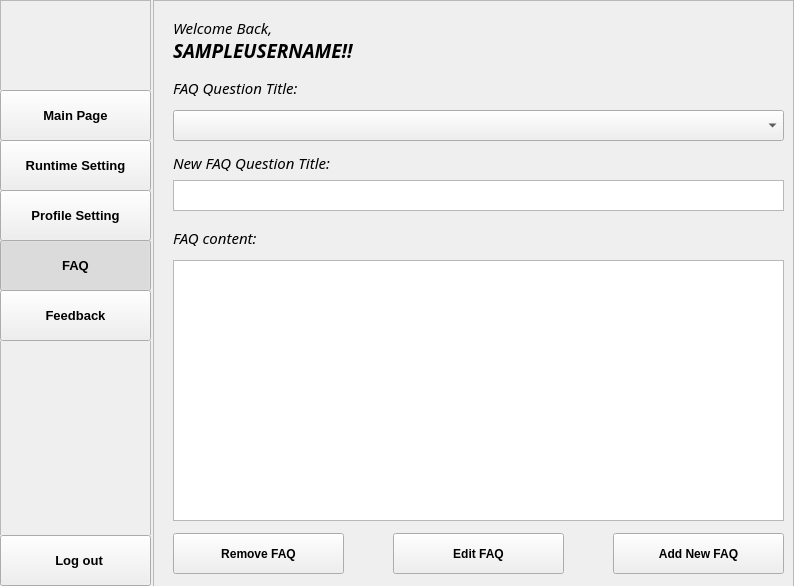
<?xml version="1.0" encoding="UTF-8"?>
<ui version="4.0">
 <class>admin_faq_page</class>
 <widget class="QMainWindow" name="admin_faq_page">
  <property name="geometry">
   <rect>
    <x>0</x>
    <y>0</y>
    <width>794</width>
    <height>586</height>
   </rect>
  </property>
  <property name="windowTitle">
   <string>MainWindow</string>
  </property>
  <widget class="QWidget" name="centralwidget">
   <widget class="QFrame" name="frame_2">
    <property name="geometry">
     <rect>
      <x>153</x>
      <y>0</y>
      <width>641</width>
      <height>591</height>
     </rect>
    </property>
    <property name="frameShape">
     <enum>QFrame::StyledPanel</enum>
    </property>
    <property name="frameShadow">
     <enum>QFrame::Raised</enum>
    </property>
    <widget class="QLabel" name="label_4">
     <property name="geometry">
      <rect>
       <x>20</x>
       <y>20</y>
       <width>131</width>
       <height>16</height>
      </rect>
     </property>
     <property name="font">
      <font>
       <family>Rockwell</family>
       <pointsize>11</pointsize>
       <italic>true</italic>
      </font>
     </property>
     <property name="text">
      <string>Welcome Back,</string>
     </property>
    </widget>
    <widget class="QLabel" name="lblUsername">
     <property name="geometry">
      <rect>
       <x>20</x>
       <y>40</y>
       <width>431</width>
       <height>21</height>
      </rect>
     </property>
     <property name="font">
      <font>
       <family>Rockwell</family>
       <pointsize>14</pointsize>
       <weight>75</weight>
       <italic>true</italic>
       <bold>true</bold>
      </font>
     </property>
     <property name="text">
      <string>SAMPLEUSERNAME!!</string>
     </property>
    </widget>
    <widget class="QLabel" name="label_2">
     <property name="geometry">
      <rect>
       <x>0</x>
       <y>0</y>
       <width>811</width>
       <height>591</height>
      </rect>
     </property>
     <property name="styleSheet">
      <string notr="true">background-image: url(:/backgournds/FlyTranslate-logo/background_image.png);</string>
     </property>
     <property name="text">
      <string/>
     </property>
     <property name="scaledContents">
      <bool>true</bool>
     </property>
    </widget>
    <widget class="QComboBox" name="cbbFAQ">
     <property name="geometry">
      <rect>
       <x>20</x>
       <y>110</y>
       <width>611</width>
       <height>31</height>
      </rect>
     </property>
    </widget>
    <widget class="QTextEdit" name="txtFAQ">
     <property name="geometry">
      <rect>
       <x>20</x>
       <y>260</y>
       <width>611</width>
       <height>261</height>
      </rect>
     </property>
    </widget>
    <widget class="QLabel" name="label_5">
     <property name="geometry">
      <rect>
       <x>20</x>
       <y>80</y>
       <width>171</width>
       <height>16</height>
      </rect>
     </property>
     <property name="font">
      <font>
       <family>Rockwell</family>
       <pointsize>11</pointsize>
       <italic>true</italic>
      </font>
     </property>
     <property name="text">
      <string>FAQ Question Title:</string>
     </property>
    </widget>
    <widget class="QTextEdit" name="txtFAQTitle">
     <property name="geometry">
      <rect>
       <x>20</x>
       <y>180</y>
       <width>611</width>
       <height>31</height>
      </rect>
     </property>
    </widget>
    <widget class="QLabel" name="lblNewFAQTitle">
     <property name="geometry">
      <rect>
       <x>20</x>
       <y>155</y>
       <width>211</width>
       <height>16</height>
      </rect>
     </property>
     <property name="font">
      <font>
       <family>Rockwell</family>
       <pointsize>11</pointsize>
       <italic>true</italic>
      </font>
     </property>
     <property name="text">
      <string>New FAQ Question Title:</string>
     </property>
    </widget>
    <widget class="QLabel" name="label_7">
     <property name="geometry">
      <rect>
       <x>20</x>
       <y>230</y>
       <width>211</width>
       <height>16</height>
      </rect>
     </property>
     <property name="font">
      <font>
       <family>Rockwell</family>
       <pointsize>11</pointsize>
       <italic>true</italic>
      </font>
     </property>
     <property name="text">
      <string>FAQ content:</string>
     </property>
    </widget>
    <widget class="QPushButton" name="btnAddNewFaq">
     <property name="geometry">
      <rect>
       <x>460</x>
       <y>533</y>
       <width>171</width>
       <height>41</height>
      </rect>
     </property>
     <property name="font">
      <font>
       <pointsize>9</pointsize>
       <weight>75</weight>
       <bold>true</bold>
      </font>
     </property>
     <property name="text">
      <string>Add New FAQ</string>
     </property>
    </widget>
    <widget class="QPushButton" name="btnEditFAQ">
     <property name="geometry">
      <rect>
       <x>240</x>
       <y>533</y>
       <width>171</width>
       <height>41</height>
      </rect>
     </property>
     <property name="font">
      <font>
       <pointsize>9</pointsize>
       <weight>75</weight>
       <bold>true</bold>
      </font>
     </property>
     <property name="text">
      <string>Edit FAQ</string>
     </property>
    </widget>
    <widget class="QPushButton" name="btnRemoveFaq">
     <property name="geometry">
      <rect>
       <x>20</x>
       <y>533</y>
       <width>171</width>
       <height>41</height>
      </rect>
     </property>
     <property name="font">
      <font>
       <pointsize>9</pointsize>
       <weight>75</weight>
       <bold>true</bold>
      </font>
     </property>
     <property name="text">
      <string>Remove FAQ</string>
     </property>
    </widget>
    <zorder>label_2</zorder>
    <zorder>label_4</zorder>
    <zorder>lblUsername</zorder>
    <zorder>cbbFAQ</zorder>
    <zorder>txtFAQ</zorder>
    <zorder>label_5</zorder>
    <zorder>txtFAQTitle</zorder>
    <zorder>lblNewFAQTitle</zorder>
    <zorder>label_7</zorder>
    <zorder>btnAddNewFaq</zorder>
    <zorder>btnEditFAQ</zorder>
    <zorder>btnRemoveFaq</zorder>
   </widget>
   <widget class="QFrame" name="frame">
    <property name="geometry">
     <rect>
      <x>0</x>
      <y>0</y>
      <width>151</width>
      <height>591</height>
     </rect>
    </property>
    <property name="frameShape">
     <enum>QFrame::StyledPanel</enum>
    </property>
    <property name="frameShadow">
     <enum>QFrame::Raised</enum>
    </property>
    <widget class="QLabel" name="label">
     <property name="geometry">
      <rect>
       <x>0</x>
       <y>80</y>
       <width>151</width>
       <height>511</height>
      </rect>
     </property>
     <property name="styleSheet">
      <string notr="true">background-image: url(:/backgournds/FlyTranslate-logo/background_image.png);</string>
     </property>
     <property name="text">
      <string/>
     </property>
    </widget>
    <widget class="QLabel" name="label_6">
     <property name="geometry">
      <rect>
       <x>0</x>
       <y>-20</y>
       <width>151</width>
       <height>111</height>
      </rect>
     </property>
     <property name="styleSheet">
      <string notr="true">background-image: url(:/backgournds/FlyTranslate-logo/logo_only_2.png);</string>
     </property>
     <property name="text">
      <string/>
     </property>
     <property name="scaledContents">
      <bool>true</bool>
     </property>
    </widget>
    <widget class="QPushButton" name="btnMainButton">
     <property name="geometry">
      <rect>
       <x>0</x>
       <y>90</y>
       <width>151</width>
       <height>51</height>
      </rect>
     </property>
     <property name="font">
      <font>
       <pointsize>10</pointsize>
       <weight>75</weight>
       <bold>true</bold>
      </font>
     </property>
     <property name="autoFillBackground">
      <bool>true</bool>
     </property>
     <property name="text">
      <string>Main Page</string>
     </property>
     <property name="checkable">
      <bool>true</bool>
     </property>
     <property name="checked">
      <bool>false</bool>
     </property>
    </widget>
    <widget class="QPushButton" name="btnRunTimeSettings">
     <property name="geometry">
      <rect>
       <x>0</x>
       <y>140</y>
       <width>151</width>
       <height>51</height>
      </rect>
     </property>
     <property name="font">
      <font>
       <pointsize>10</pointsize>
       <weight>75</weight>
       <bold>true</bold>
      </font>
     </property>
     <property name="autoFillBackground">
      <bool>true</bool>
     </property>
     <property name="text">
      <string>Runtime Setting</string>
     </property>
     <property name="checkable">
      <bool>true</bool>
     </property>
     <property name="checked">
      <bool>false</bool>
     </property>
    </widget>
    <widget class="QPushButton" name="btnProfileSettings">
     <property name="geometry">
      <rect>
       <x>0</x>
       <y>190</y>
       <width>151</width>
       <height>51</height>
      </rect>
     </property>
     <property name="font">
      <font>
       <pointsize>10</pointsize>
       <weight>75</weight>
       <bold>true</bold>
      </font>
     </property>
     <property name="autoFillBackground">
      <bool>true</bool>
     </property>
     <property name="text">
      <string>Profile Setting</string>
     </property>
     <property name="checkable">
      <bool>true</bool>
     </property>
     <property name="checked">
      <bool>false</bool>
     </property>
    </widget>
    <widget class="QPushButton" name="btnFAQ">
     <property name="geometry">
      <rect>
       <x>0</x>
       <y>240</y>
       <width>151</width>
       <height>51</height>
      </rect>
     </property>
     <property name="font">
      <font>
       <pointsize>10</pointsize>
       <weight>75</weight>
       <bold>true</bold>
      </font>
     </property>
     <property name="autoFillBackground">
      <bool>true</bool>
     </property>
     <property name="text">
      <string>FAQ</string>
     </property>
     <property name="checkable">
      <bool>true</bool>
     </property>
     <property name="checked">
      <bool>true</bool>
     </property>
    </widget>
    <widget class="QPushButton" name="btnLogout">
     <property name="geometry">
      <rect>
       <x>0</x>
       <y>535</y>
       <width>151</width>
       <height>51</height>
      </rect>
     </property>
     <property name="font">
      <font>
       <pointsize>10</pointsize>
       <weight>75</weight>
       <bold>true</bold>
      </font>
     </property>
     <property name="autoFillBackground">
      <bool>true</bool>
     </property>
     <property name="text">
      <string>  Log out</string>
     </property>
     <property name="icon">
      <iconset resource="../Images_for_design/static_img.qrc">
       <normaloff>:/logout/logout.png</normaloff>:/logout/logout.png</iconset>
     </property>
     <property name="checkable">
      <bool>false</bool>
     </property>
     <property name="checked">
      <bool>false</bool>
     </property>
    </widget>
    <widget class="QPushButton" name="btnFeedback">
     <property name="geometry">
      <rect>
       <x>0</x>
       <y>290</y>
       <width>151</width>
       <height>51</height>
      </rect>
     </property>
     <property name="font">
      <font>
       <pointsize>10</pointsize>
       <weight>75</weight>
       <bold>true</bold>
      </font>
     </property>
     <property name="autoFillBackground">
      <bool>true</bool>
     </property>
     <property name="text">
      <string>Feedback</string>
     </property>
     <property name="checkable">
      <bool>true</bool>
     </property>
     <property name="checked">
      <bool>false</bool>
     </property>
    </widget>
   </widget>
  </widget>
 </widget>
 <resources>
  <include location="../Images_for_design/static_img.qrc"/>
  <include location="../Images_for_design/background_imgs.qrc"/>
 </resources>
 <connections/>
</ui>
